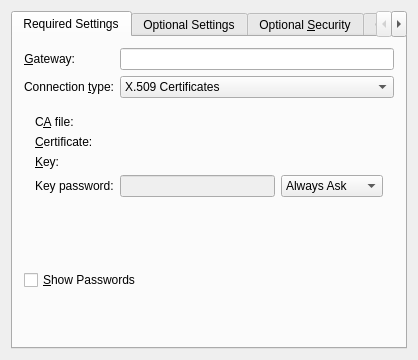
<?xml version="1.0" encoding="UTF-8"?>
<ui version="4.0">
 <class>OpenVPNProp</class>
 <widget class="QWidget" name="OpenVPNProp">
  <property name="geometry">
   <rect>
    <x>0</x>
    <y>0</y>
    <width>418</width>
    <height>360</height>
   </rect>
  </property>
  <property name="windowTitle">
   <string>OpenVPN</string>
  </property>
  <layout class="QGridLayout" name="_2">
   <item row="0" column="0">
    <widget class="QTabWidget" name="kTabWidget1">
     <property name="currentIndex">
      <number>0</number>
     </property>
     <widget class="QWidget" name="TabPage">
      <attribute name="title">
       <string>Required Settings</string>
      </attribute>
      <layout class="QVBoxLayout" name="verticalLayout_5">
       <item>
        <layout class="QFormLayout" name="formLayout">
         <item row="0" column="0">
          <widget class="QLabel" name="textLabel3">
           <property name="text">
            <string>&amp;Gateway:</string>
           </property>
           <property name="alignment">
            <set>Qt::AlignRight|Qt::AlignTrailing|Qt::AlignVCenter</set>
           </property>
           <property name="wordWrap">
            <bool>false</bool>
           </property>
           <property name="buddy">
            <cstring>gateway</cstring>
           </property>
          </widget>
         </item>
         <item row="0" column="1">
          <widget class="KLineEdit" name="gateway"/>
         </item>
         <item row="1" column="0">
          <widget class="QLabel" name="labelConnectionType">
           <property name="text">
            <string>Connection &amp;type:</string>
           </property>
           <property name="alignment">
            <set>Qt::AlignRight|Qt::AlignTrailing|Qt::AlignVCenter</set>
           </property>
           <property name="wordWrap">
            <bool>false</bool>
           </property>
           <property name="buddy">
            <cstring>cmbConnectionType</cstring>
           </property>
          </widget>
         </item>
         <item row="1" column="1">
          <widget class="KComboBox" name="cmbConnectionType">
           <property name="sizePolicy">
            <sizepolicy hsizetype="Expanding" vsizetype="Fixed">
             <horstretch>0</horstretch>
             <verstretch>0</verstretch>
            </sizepolicy>
           </property>
           <item>
            <property name="text">
             <string>X.509 Certificates</string>
            </property>
           </item>
           <item>
            <property name="text">
             <string>Pre-shared Key</string>
            </property>
           </item>
           <item>
            <property name="text">
             <string>Password</string>
            </property>
           </item>
           <item>
            <property name="text">
             <string>X.509 With Password</string>
            </property>
           </item>
          </widget>
         </item>
        </layout>
       </item>
       <item>
        <widget class="QStackedWidget" name="stackedWidget">
         <property name="currentIndex">
          <number>0</number>
         </property>
         <widget class="QWidget" name="page">
          <layout class="QVBoxLayout" name="verticalLayout">
           <item>
            <layout class="QFormLayout" name="formLayout_3">
             <item row="0" column="0">
              <widget class="QLabel" name="textLabel2">
               <property name="text">
                <string>C&amp;A file:</string>
               </property>
               <property name="wordWrap">
                <bool>false</bool>
               </property>
               <property name="buddy">
                <cstring>x509CaFile</cstring>
               </property>
              </widget>
             </item>
             <item row="0" column="1">
              <widget class="KUrlRequester" name="x509CaFile"/>
             </item>
             <item row="1" column="0">
              <widget class="QLabel" name="textLabel3_2">
               <property name="text">
                <string>&amp;Certificate:</string>
               </property>
               <property name="wordWrap">
                <bool>false</bool>
               </property>
               <property name="buddy">
                <cstring>x509Cert</cstring>
               </property>
              </widget>
             </item>
             <item row="1" column="1">
              <widget class="KUrlRequester" name="x509Cert"/>
             </item>
             <item row="2" column="0">
              <widget class="QLabel" name="textLabel4">
               <property name="text">
                <string>&amp;Key:</string>
               </property>
               <property name="wordWrap">
                <bool>false</bool>
               </property>
               <property name="buddy">
                <cstring>x509Key</cstring>
               </property>
              </widget>
             </item>
             <item row="2" column="1">
              <widget class="KUrlRequester" name="x509Key"/>
             </item>
             <item row="3" column="0">
              <widget class="QLabel" name="label_7">
               <property name="text">
                <string>Key password:</string>
               </property>
              </widget>
             </item>
             <item row="3" column="1">
              <layout class="QHBoxLayout" name="horizontalLayout_3">
               <item>
                <widget class="KLineEdit" name="x509KeyPassword">
                 <property name="enabled">
                  <bool>false</bool>
                 </property>
                 <property name="passwordMode">
                  <bool>true</bool>
                 </property>
                </widget>
               </item>
               <item>
                <widget class="KComboBox" name="x509KeyPasswordStorage">
                 <item>
                  <property name="text">
                   <string>Always Ask</string>
                  </property>
                 </item>
                 <item>
                  <property name="text">
                   <string>Store</string>
                  </property>
                 </item>
                 <item>
                  <property name="text">
                   <string>Not Required</string>
                  </property>
                 </item>
                </widget>
               </item>
              </layout>
             </item>
            </layout>
           </item>
           <item>
            <spacer name="verticalSpacer">
             <property name="orientation">
              <enum>Qt::Vertical</enum>
             </property>
             <property name="sizeHint" stdset="0">
              <size>
               <width>20</width>
               <height>0</height>
              </size>
             </property>
            </spacer>
           </item>
          </layout>
         </widget>
         <widget class="QWidget" name="page_2">
          <layout class="QVBoxLayout" name="verticalLayout_2">
           <item>
            <layout class="QFormLayout" name="formLayout_4">
             <item row="0" column="0">
              <widget class="QLabel" name="textLabel5">
               <property name="text">
                <string>Shared Key</string>
               </property>
               <property name="wordWrap">
                <bool>false</bool>
               </property>
               <property name="buddy">
                <cstring>pskSharedKey</cstring>
               </property>
              </widget>
             </item>
             <item row="0" column="1">
              <widget class="KUrlRequester" name="pskSharedKey"/>
             </item>
             <item row="2" column="0">
              <widget class="QLabel" name="textLabel6">
               <property name="text">
                <string>Local IP</string>
               </property>
               <property name="wordWrap">
                <bool>false</bool>
               </property>
               <property name="buddy">
                <cstring>pskLocalIp</cstring>
               </property>
              </widget>
             </item>
             <item row="2" column="1">
              <widget class="KLineEdit" name="pskLocalIp"/>
             </item>
             <item row="3" column="0">
              <widget class="QLabel" name="textLabel7">
               <property name="text">
                <string>Remote IP</string>
               </property>
               <property name="wordWrap">
                <bool>false</bool>
               </property>
               <property name="buddy">
                <cstring>pskRemoteIp</cstring>
               </property>
              </widget>
             </item>
             <item row="3" column="1">
              <widget class="KLineEdit" name="pskRemoteIp">
               <property name="text">
                <string/>
               </property>
              </widget>
             </item>
             <item row="1" column="0">
              <widget class="QLabel" name="label_16">
               <property name="text">
                <string>Key Direction</string>
               </property>
              </widget>
             </item>
             <item row="1" column="1">
              <widget class="KComboBox" name="cmbKeyDirection">
               <property name="sizePolicy">
                <sizepolicy hsizetype="Expanding" vsizetype="Fixed">
                 <horstretch>0</horstretch>
                 <verstretch>0</verstretch>
                </sizepolicy>
               </property>
               <property name="whatsThis">
                <string>If key direction is used, it must be the opposite of that used on the VPN peer.</string>
               </property>
               <item>
                <property name="text">
                 <string>None</string>
                </property>
               </item>
               <item>
                <property name="text">
                 <string>0</string>
                </property>
               </item>
               <item>
                <property name="text">
                 <string>1</string>
                </property>
               </item>
              </widget>
             </item>
            </layout>
           </item>
           <item>
            <spacer name="verticalSpacer_2">
             <property name="orientation">
              <enum>Qt::Vertical</enum>
             </property>
             <property name="sizeHint" stdset="0">
              <size>
               <width>20</width>
               <height>0</height>
              </size>
             </property>
            </spacer>
           </item>
          </layout>
         </widget>
         <widget class="QWidget" name="page_3">
          <layout class="QVBoxLayout" name="verticalLayout_3">
           <item>
            <layout class="QFormLayout" name="formLayout_5">
             <item row="0" column="0">
              <widget class="QLabel" name="textLabel8">
               <property name="text">
                <string>CA file:</string>
               </property>
               <property name="alignment">
                <set>Qt::AlignRight|Qt::AlignTrailing|Qt::AlignVCenter</set>
               </property>
               <property name="wordWrap">
                <bool>false</bool>
               </property>
               <property name="buddy">
                <cstring>passCaFile</cstring>
               </property>
              </widget>
             </item>
             <item row="0" column="1">
              <widget class="KUrlRequester" name="passCaFile"/>
             </item>
             <item row="1" column="0">
              <widget class="QLabel" name="textLabel9">
               <property name="text">
                <string>Username:</string>
               </property>
               <property name="alignment">
                <set>Qt::AlignRight|Qt::AlignTrailing|Qt::AlignVCenter</set>
               </property>
               <property name="wordWrap">
                <bool>false</bool>
               </property>
               <property name="buddy">
                <cstring>passUserName</cstring>
               </property>
              </widget>
             </item>
             <item row="1" column="1">
              <widget class="KLineEdit" name="passUserName"/>
             </item>
             <item row="2" column="0">
              <widget class="QLabel" name="label_2">
               <property name="text">
                <string>Password:</string>
               </property>
               <property name="alignment">
                <set>Qt::AlignRight|Qt::AlignTrailing|Qt::AlignVCenter</set>
               </property>
              </widget>
             </item>
             <item row="2" column="1">
              <layout class="QHBoxLayout" name="horizontalLayout_11">
               <item>
                <widget class="KLineEdit" name="passPassword">
                 <property name="enabled">
                  <bool>false</bool>
                 </property>
                 <property name="passwordMode">
                  <bool>true</bool>
                 </property>
                </widget>
               </item>
               <item>
                <widget class="KComboBox" name="passPasswordStorage">
                 <item>
                  <property name="text">
                   <string>Always Ask</string>
                  </property>
                 </item>
                 <item>
                  <property name="text">
                   <string>Store</string>
                  </property>
                 </item>
                 <item>
                  <property name="text">
                   <string>Not Required</string>
                  </property>
                 </item>
                </widget>
               </item>
              </layout>
             </item>
            </layout>
           </item>
           <item>
            <spacer name="verticalSpacer_3">
             <property name="orientation">
              <enum>Qt::Vertical</enum>
             </property>
             <property name="sizeHint" stdset="0">
              <size>
               <width>20</width>
               <height>0</height>
              </size>
             </property>
            </spacer>
           </item>
          </layout>
         </widget>
         <widget class="QWidget" name="page_4">
          <layout class="QVBoxLayout" name="verticalLayout_4">
           <item>
            <layout class="QFormLayout" name="formLayout_6">
             <item row="0" column="0">
              <widget class="QLabel" name="textLabel2_2">
               <property name="text">
                <string>CA file</string>
               </property>
               <property name="wordWrap">
                <bool>false</bool>
               </property>
               <property name="buddy">
                <cstring>x509PassCaFile</cstring>
               </property>
              </widget>
             </item>
             <item row="0" column="1">
              <widget class="KUrlRequester" name="x509PassCaFile"/>
             </item>
             <item row="1" column="0">
              <widget class="QLabel" name="textLabel3_2_2">
               <property name="text">
                <string>Certificate</string>
               </property>
               <property name="wordWrap">
                <bool>false</bool>
               </property>
               <property name="buddy">
                <cstring>x509PassCert</cstring>
               </property>
              </widget>
             </item>
             <item row="1" column="1">
              <widget class="KUrlRequester" name="x509PassCert"/>
             </item>
             <item row="2" column="0">
              <widget class="QLabel" name="textLabel4_2">
               <property name="text">
                <string>Key</string>
               </property>
               <property name="wordWrap">
                <bool>false</bool>
               </property>
               <property name="buddy">
                <cstring>x509PassKey</cstring>
               </property>
              </widget>
             </item>
             <item row="2" column="1">
              <widget class="KUrlRequester" name="x509PassKey"/>
             </item>
             <item row="3" column="0">
              <widget class="QLabel" name="label_6">
               <property name="text">
                <string>Key password</string>
               </property>
              </widget>
             </item>
             <item row="4" column="0">
              <widget class="QLabel" name="textLabel9_2">
               <property name="text">
                <string>Username</string>
               </property>
               <property name="wordWrap">
                <bool>false</bool>
               </property>
               <property name="buddy">
                <cstring>x509PassUsername</cstring>
               </property>
              </widget>
             </item>
             <item row="4" column="1">
              <widget class="KLineEdit" name="x509PassUsername"/>
             </item>
             <item row="5" column="0">
              <widget class="QLabel" name="label">
               <property name="text">
                <string>Password</string>
               </property>
              </widget>
             </item>
             <item row="3" column="1">
              <layout class="QHBoxLayout" name="horizontalLayout_12">
               <item>
                <widget class="KLineEdit" name="x509PassKeyPassword">
                 <property name="enabled">
                  <bool>false</bool>
                 </property>
                 <property name="passwordMode">
                  <bool>true</bool>
                 </property>
                </widget>
               </item>
               <item>
                <widget class="KComboBox" name="x509PassKeyPasswordStorage">
                 <item>
                  <property name="text">
                   <string>Always Ask</string>
                  </property>
                 </item>
                 <item>
                  <property name="text">
                   <string>Store</string>
                  </property>
                 </item>
                 <item>
                  <property name="text">
                   <string>Not Required</string>
                  </property>
                 </item>
                </widget>
               </item>
              </layout>
             </item>
             <item row="5" column="1">
              <layout class="QHBoxLayout" name="horizontalLayout_13">
               <item>
                <widget class="KLineEdit" name="x509PassPassword">
                 <property name="enabled">
                  <bool>false</bool>
                 </property>
                 <property name="echoMode">
                  <enum>QLineEdit::Password</enum>
                 </property>
                </widget>
               </item>
               <item>
                <widget class="KComboBox" name="x509PassPasswordStorage">
                 <item>
                  <property name="text">
                   <string>Always Ask</string>
                  </property>
                 </item>
                 <item>
                  <property name="text">
                   <string>Store</string>
                  </property>
                 </item>
                 <item>
                  <property name="text">
                   <string>Not Required</string>
                  </property>
                 </item>
                </widget>
               </item>
              </layout>
             </item>
            </layout>
           </item>
           <item>
            <spacer name="verticalSpacer_4">
             <property name="orientation">
              <enum>Qt::Vertical</enum>
             </property>
             <property name="sizeHint" stdset="0">
              <size>
               <width>20</width>
               <height>0</height>
              </size>
             </property>
            </spacer>
           </item>
          </layout>
         </widget>
        </widget>
       </item>
       <item>
        <widget class="QCheckBox" name="chkShowPasswords">
         <property name="text">
          <string>&amp;Show Passwords</string>
         </property>
        </widget>
       </item>
       <item>
        <spacer name="verticalSpacer_8">
         <property name="orientation">
          <enum>Qt::Vertical</enum>
         </property>
         <property name="sizeHint" stdset="0">
          <size>
           <width>20</width>
           <height>0</height>
          </size>
         </property>
        </spacer>
       </item>
      </layout>
     </widget>
     <widget class="QWidget" name="TabPage2">
      <attribute name="title">
       <string>Optional Settings</string>
      </attribute>
      <layout class="QVBoxLayout" name="verticalLayout_6">
       <item>
        <layout class="QHBoxLayout" name="horizontalLayout_2">
         <item>
          <widget class="QLabel" name="label_5">
           <property name="text">
            <string>Gateway &amp;Port:</string>
           </property>
           <property name="buddy">
            <cstring>sbCustomPort</cstring>
           </property>
          </widget>
         </item>
         <item>
          <widget class="QSpinBox" name="sbCustomPort">
           <property name="specialValueText">
            <string>Automatic</string>
           </property>
           <property name="maximum">
            <number>65536</number>
           </property>
          </widget>
         </item>
        </layout>
       </item>
       <item>
        <layout class="QHBoxLayout" name="horizontalLayout_8">
         <item>
          <widget class="QLabel" name="label_8">
           <property name="text">
            <string>Tunnel MTU</string>
           </property>
           <property name="buddy">
            <cstring>sbMtu</cstring>
           </property>
          </widget>
         </item>
         <item>
          <widget class="KIntSpinBox" name="sbMtu">
           <property name="specialValueText">
            <string>Automatic</string>
           </property>
           <property name="maximum">
            <number>65533</number>
           </property>
          </widget>
         </item>
        </layout>
       </item>
       <item>
        <layout class="QHBoxLayout" name="horizontalLayout_9">
         <item>
          <widget class="QLabel" name="label_9">
           <property name="text">
            <string>UDP fragment size</string>
           </property>
           <property name="buddy">
            <cstring>sbUdpFragmentSize</cstring>
           </property>
          </widget>
         </item>
         <item>
          <widget class="KIntSpinBox" name="sbUdpFragmentSize">
           <property name="specialValueText">
            <string>Automatic</string>
           </property>
           <property name="maximum">
            <number>65535</number>
           </property>
          </widget>
         </item>
        </layout>
       </item>
       <item>
        <layout class="QHBoxLayout" name="horizontalLayout_7">
         <item>
          <widget class="QCheckBox" name="chkUseCustomReneg">
           <property name="text">
            <string>Use custom renegotiation interval</string>
           </property>
          </widget>
         </item>
         <item>
          <widget class="KIntSpinBox" name="sbCustomReneg">
           <property name="enabled">
            <bool>false</bool>
           </property>
           <property name="maximum">
            <number>604800</number>
           </property>
          </widget>
         </item>
        </layout>
       </item>
       <item>
        <widget class="QCheckBox" name="chkUseLZO">
         <property name="text">
          <string>Use LZO compression</string>
         </property>
        </widget>
       </item>
       <item>
        <widget class="QCheckBox" name="chkUseTCP">
         <property name="text">
          <string>Use TCP connection</string>
         </property>
        </widget>
       </item>
       <item>
        <widget class="QCheckBox" name="chkUseTAP">
         <property name="text">
          <string>Use TAP device</string>
         </property>
        </widget>
       </item>
       <item>
        <widget class="QCheckBox" name="chkMssRestrict">
         <property name="text">
          <string>Restrict TCP maximum segment size (MSS)</string>
         </property>
        </widget>
       </item>
       <item>
        <spacer name="verticalSpacer_5">
         <property name="orientation">
          <enum>Qt::Vertical</enum>
         </property>
         <property name="sizeHint" stdset="0">
          <size>
           <width>306</width>
           <height>0</height>
          </size>
         </property>
        </spacer>
       </item>
      </layout>
     </widget>
     <widget class="QWidget" name="tab">
      <attribute name="title">
       <string>Optional &amp;Security</string>
      </attribute>
      <layout class="QVBoxLayout" name="verticalLayout_7">
       <item>
        <layout class="QHBoxLayout" name="horizontalLayout">
         <item>
          <widget class="QLabel" name="label_3">
           <property name="text">
            <string>&amp;Cipher:</string>
           </property>
           <property name="buddy">
            <cstring>cboCipher</cstring>
           </property>
          </widget>
         </item>
         <item>
          <widget class="KComboBox" name="cboCipher">
           <property name="enabled">
            <bool>false</bool>
           </property>
           <property name="sizePolicy">
            <sizepolicy hsizetype="Preferred" vsizetype="Fixed">
             <horstretch>0</horstretch>
             <verstretch>0</verstretch>
            </sizepolicy>
           </property>
           <item>
            <property name="text">
             <string>Obtaining available ciphers...</string>
            </property>
           </item>
          </widget>
         </item>
        </layout>
       </item>
       <item>
        <layout class="QHBoxLayout" name="horizontalLayout_5">
         <item>
          <widget class="QLabel" name="label_4">
           <property name="text">
            <string>&amp;HMAC Authentication:</string>
           </property>
           <property name="buddy">
            <cstring>cboHmac</cstring>
           </property>
          </widget>
         </item>
         <item>
          <widget class="KComboBox" name="cboHmac">
           <property name="sizePolicy">
            <sizepolicy hsizetype="Preferred" vsizetype="Fixed">
             <horstretch>0</horstretch>
             <verstretch>0</verstretch>
            </sizepolicy>
           </property>
           <item>
            <property name="text">
             <string>Default</string>
            </property>
           </item>
           <item>
            <property name="text">
             <string>None</string>
            </property>
           </item>
           <item>
            <property name="text">
             <string>MD-5</string>
            </property>
           </item>
           <item>
            <property name="text">
             <string>SHA-1</string>
            </property>
           </item>
           <item>
            <property name="text">
             <string>SHA-224</string>
            </property>
           </item>
           <item>
            <property name="text">
             <string>SHA-256</string>
            </property>
           </item>
           <item>
            <property name="text">
             <string>SHA-384</string>
            </property>
           </item>
           <item>
            <property name="text">
             <string>SHA-512</string>
            </property>
           </item>
           <item>
            <property name="text">
             <string>RIPEMD-160</string>
            </property>
           </item>
          </widget>
         </item>
        </layout>
       </item>
       <item>
        <spacer name="verticalSpacer_6">
         <property name="orientation">
          <enum>Qt::Vertical</enum>
         </property>
         <property name="sizeHint" stdset="0">
          <size>
           <width>20</width>
           <height>0</height>
          </size>
         </property>
        </spacer>
       </item>
      </layout>
     </widget>
     <widget class="QWidget" name="tab_2">
      <attribute name="title">
       <string>Optional TLS Settings</string>
      </attribute>
      <layout class="QVBoxLayout" name="verticalLayout_9">
       <item>
        <layout class="QHBoxLayout" name="horizontalLayout_10">
         <item>
          <widget class="QLabel" name="label_10">
           <property name="text">
            <string>Subject Match:</string>
           </property>
           <property name="buddy">
            <cstring>subjectMatch</cstring>
           </property>
          </widget>
         </item>
         <item>
          <widget class="KLineEdit" name="subjectMatch">
           <property name="whatsThis">
            <string>Connect only to servers whose certificate matches the given subject. Example: /CN=myvpn.company.com</string>
           </property>
          </widget>
         </item>
        </layout>
       </item>
       <item>
        <widget class="QGroupBox" name="useExtraTlsAuth">
         <property name="title">
          <string>Use additional TLS authentication</string>
         </property>
         <property name="checkable">
          <bool>true</bool>
         </property>
         <property name="checked">
          <bool>false</bool>
         </property>
         <layout class="QVBoxLayout" name="verticalLayout_8">
          <item>
           <layout class="QHBoxLayout" name="horizontalLayout_6">
            <item>
             <widget class="QLabel" name="textLabel4_3">
              <property name="text">
               <string>&amp;Key:</string>
              </property>
              <property name="wordWrap">
               <bool>false</bool>
              </property>
              <property name="buddy">
               <cstring>x509Key</cstring>
              </property>
             </widget>
            </item>
            <item>
             <widget class="KUrlRequester" name="kurlTlsAuthKey"/>
            </item>
           </layout>
          </item>
          <item>
           <layout class="QHBoxLayout" name="horizontalLayout_4">
            <item>
             <widget class="QLabel" name="textLabel1">
              <property name="text">
               <string>Key Direction:</string>
              </property>
              <property name="wordWrap">
               <bool>false</bool>
              </property>
              <property name="buddy">
               <cstring>cboDirection</cstring>
              </property>
             </widget>
            </item>
            <item>
             <widget class="KComboBox" name="cboDirection">
              <item>
               <property name="text">
                <string>None</string>
               </property>
              </item>
              <item>
               <property name="text">
                <string>Server (0)</string>
               </property>
              </item>
              <item>
               <property name="text">
                <string>Client (1)</string>
               </property>
              </item>
             </widget>
            </item>
           </layout>
          </item>
         </layout>
         <zorder></zorder>
         <zorder></zorder>
        </widget>
       </item>
       <item>
        <spacer name="verticalSpacer_7">
         <property name="orientation">
          <enum>Qt::Vertical</enum>
         </property>
         <property name="sizeHint" stdset="0">
          <size>
           <width>20</width>
           <height>0</height>
          </size>
         </property>
        </spacer>
       </item>
      </layout>
     </widget>
     <widget class="QWidget" name="tab_3">
      <attribute name="title">
       <string>Proxies</string>
      </attribute>
      <layout class="QFormLayout" name="formLayout_2">
       <property name="fieldGrowthPolicy">
        <enum>QFormLayout::ExpandingFieldsGrow</enum>
       </property>
       <item row="0" column="0">
        <widget class="QLabel" name="label_11">
         <property name="text">
          <string>Proxy Type:</string>
         </property>
        </widget>
       </item>
       <item row="0" column="1">
        <widget class="KComboBox" name="cmbProxyType">
         <property name="sizePolicy">
          <sizepolicy hsizetype="Expanding" vsizetype="Fixed">
           <horstretch>0</horstretch>
           <verstretch>0</verstretch>
          </sizepolicy>
         </property>
         <property name="minimumSize">
          <size>
           <width>0</width>
           <height>0</height>
          </size>
         </property>
         <item>
          <property name="text">
           <string>Not Required</string>
          </property>
         </item>
         <item>
          <property name="text">
           <string>HTTP</string>
          </property>
         </item>
         <item>
          <property name="text">
           <string>SOCKS</string>
          </property>
         </item>
        </widget>
       </item>
       <item row="1" column="0">
        <widget class="QLabel" name="label_12">
         <property name="text">
          <string>Server Address:</string>
         </property>
         <property name="buddy">
          <cstring>proxyServerAddress</cstring>
         </property>
        </widget>
       </item>
       <item row="1" column="1">
        <widget class="KLineEdit" name="proxyServerAddress"/>
       </item>
       <item row="2" column="0">
        <widget class="QLabel" name="label_13">
         <property name="text">
          <string>Port:</string>
         </property>
         <property name="buddy">
          <cstring>sbProxyPort</cstring>
         </property>
        </widget>
       </item>
       <item row="2" column="1">
        <widget class="KIntSpinBox" name="sbProxyPort">
         <property name="sizePolicy">
          <sizepolicy hsizetype="Expanding" vsizetype="Fixed">
           <horstretch>0</horstretch>
           <verstretch>0</verstretch>
          </sizepolicy>
         </property>
         <property name="maximum">
          <number>65535</number>
         </property>
        </widget>
       </item>
       <item row="3" column="1">
        <widget class="QCheckBox" name="chkProxyRetry">
         <property name="text">
          <string>Retry indefinitely when errors occur</string>
         </property>
        </widget>
       </item>
       <item row="4" column="0">
        <widget class="QLabel" name="label_14">
         <property name="text">
          <string>Proxy Username:</string>
         </property>
         <property name="buddy">
          <cstring>proxyUsername</cstring>
         </property>
        </widget>
       </item>
       <item row="5" column="0">
        <widget class="QLabel" name="label_15">
         <property name="text">
          <string>Proxy Password:</string>
         </property>
        </widget>
       </item>
       <item row="4" column="1">
        <widget class="KLineEdit" name="proxyUsername"/>
       </item>
       <item row="6" column="1">
        <widget class="QCheckBox" name="chkProxyShowPassword">
         <property name="text">
          <string>Show Password</string>
         </property>
        </widget>
       </item>
       <item row="5" column="1">
        <layout class="QHBoxLayout" name="horizontalLayout_14">
         <item>
          <widget class="KLineEdit" name="proxyPassword">
           <property name="enabled">
            <bool>false</bool>
           </property>
           <property name="echoMode">
            <enum>QLineEdit::Password</enum>
           </property>
          </widget>
         </item>
         <item>
          <widget class="KComboBox" name="proxyPasswordStorage">
           <item>
            <property name="text">
             <string>Always Ask</string>
            </property>
           </item>
           <item>
            <property name="text">
             <string>Store</string>
            </property>
           </item>
           <item>
            <property name="text">
             <string>Not Required</string>
            </property>
           </item>
          </widget>
         </item>
        </layout>
       </item>
      </layout>
     </widget>
    </widget>
   </item>
  </layout>
 </widget>
 <layoutdefault spacing="6" margin="11"/>
 <customwidgets>
  <customwidget>
   <class>KIntSpinBox</class>
   <extends>QSpinBox</extends>
   <header>knuminput.h</header>
  </customwidget>
  <customwidget>
   <class>KUrlRequester</class>
   <extends>QFrame</extends>
   <header>kurlrequester.h</header>
  </customwidget>
  <customwidget>
   <class>KLineEdit</class>
   <extends>QLineEdit</extends>
   <header>klineedit.h</header>
  </customwidget>
  <customwidget>
   <class>KComboBox</class>
   <extends>QComboBox</extends>
   <header>kcombobox.h</header>
  </customwidget>
 </customwidgets>
 <tabstops>
  <tabstop>kTabWidget1</tabstop>
  <tabstop>gateway</tabstop>
  <tabstop>cmbConnectionType</tabstop>
  <tabstop>x509CaFile</tabstop>
  <tabstop>x509Cert</tabstop>
  <tabstop>x509Key</tabstop>
  <tabstop>sbCustomPort</tabstop>
  <tabstop>chkUseLZO</tabstop>
  <tabstop>chkUseTCP</tabstop>
  <tabstop>chkUseTAP</tabstop>
  <tabstop>cboCipher</tabstop>
  <tabstop>cboHmac</tabstop>
  <tabstop>useExtraTlsAuth</tabstop>
  <tabstop>kurlTlsAuthKey</tabstop>
  <tabstop>cboDirection</tabstop>
  <tabstop>x509PassCaFile</tabstop>
  <tabstop>x509PassCert</tabstop>
  <tabstop>x509PassKey</tabstop>
  <tabstop>x509PassUsername</tabstop>
  <tabstop>pskSharedKey</tabstop>
  <tabstop>pskLocalIp</tabstop>
  <tabstop>pskRemoteIp</tabstop>
  <tabstop>passCaFile</tabstop>
  <tabstop>passUserName</tabstop>
 </tabstops>
 <resources/>
 <connections>
  <connection>
   <sender>chkUseCustomReneg</sender>
   <signal>toggled(bool)</signal>
   <receiver>sbCustomReneg</receiver>
   <slot>setEnabled(bool)</slot>
   <hints>
    <hint type="sourcelabel">
     <x>121</x>
     <y>70</y>
    </hint>
    <hint type="destinationlabel">
     <x>319</x>
     <y>70</y>
    </hint>
   </hints>
  </connection>
  <connection>
   <sender>cmbConnectionType</sender>
   <signal>currentIndexChanged(int)</signal>
   <receiver>stackedWidget</receiver>
   <slot>setCurrentIndex(int)</slot>
   <hints>
    <hint type="sourcelabel">
     <x>111</x>
     <y>67</y>
    </hint>
    <hint type="destinationlabel">
     <x>584</x>
     <y>150</y>
    </hint>
   </hints>
  </connection>
 </connections>
</ui>
